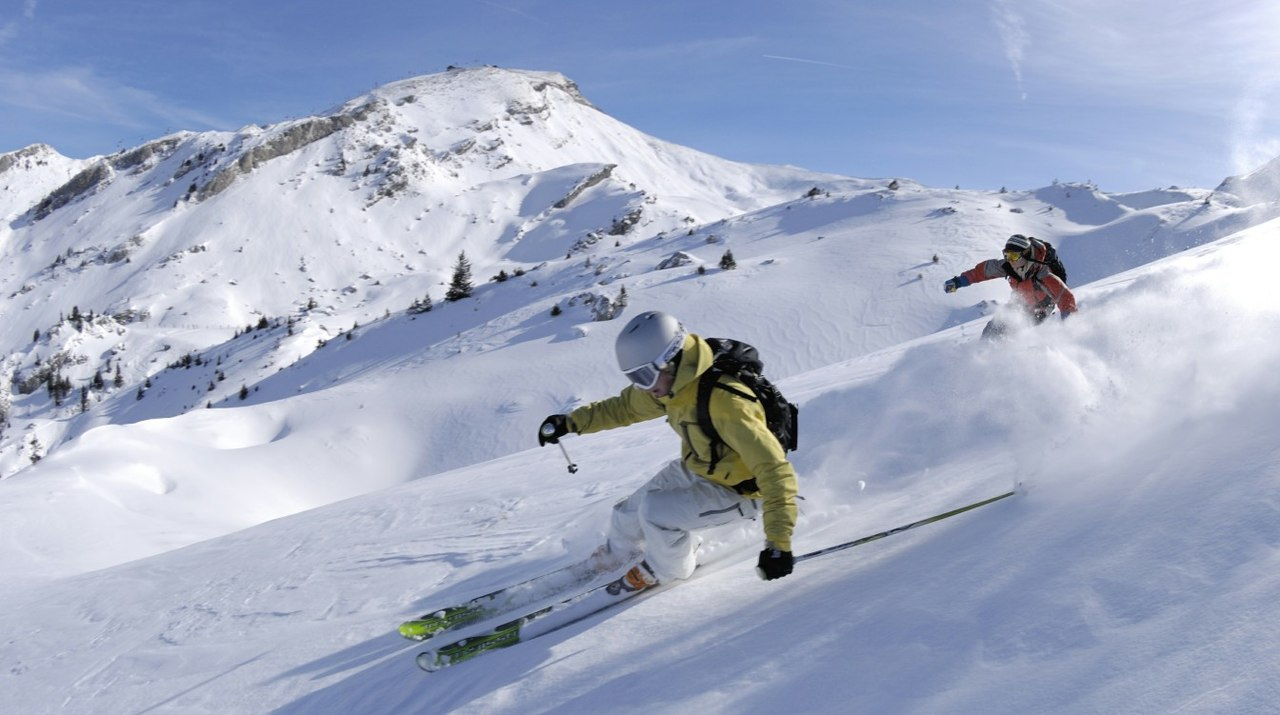
#> input picture data/img/ski.jpg, 1280 x 715 px
$ jupyter execute tp_image.ipynb   (shell and % lines are left out)
#> lines starting #> are read from the running program, lines starting #| are printed output that depends on the picture
[cell 1]
from PIL import Image
import numpy as np
import matplotlib.pyplot as plt

[cell 2]
path = "data/img/ski.jpg"
im = Image.open(path)
#> im is the input picture: PIL image 1280x715 RGB; mean R, G, B 160.5, 170.8, 195
array = np.asarray(im).astype(np.float64)
array.shape
#> Out = (715, 1280, 3)

[cell 3]
red = array[:,:,0]
red.shape
#> Out = (715, 1280)

obtenir le canal vert
Cropper l'image de n pixels
Calculer la luminance et le contraste
Afficher le negatif
Convertir l'image en N&B
Flipper l'image en horizontal ou vertical
Afficher dans matplotlib le profil horizontal puis vertical
Bonus : normaliser l'image

[cell 4]
green = array[:,:,1]
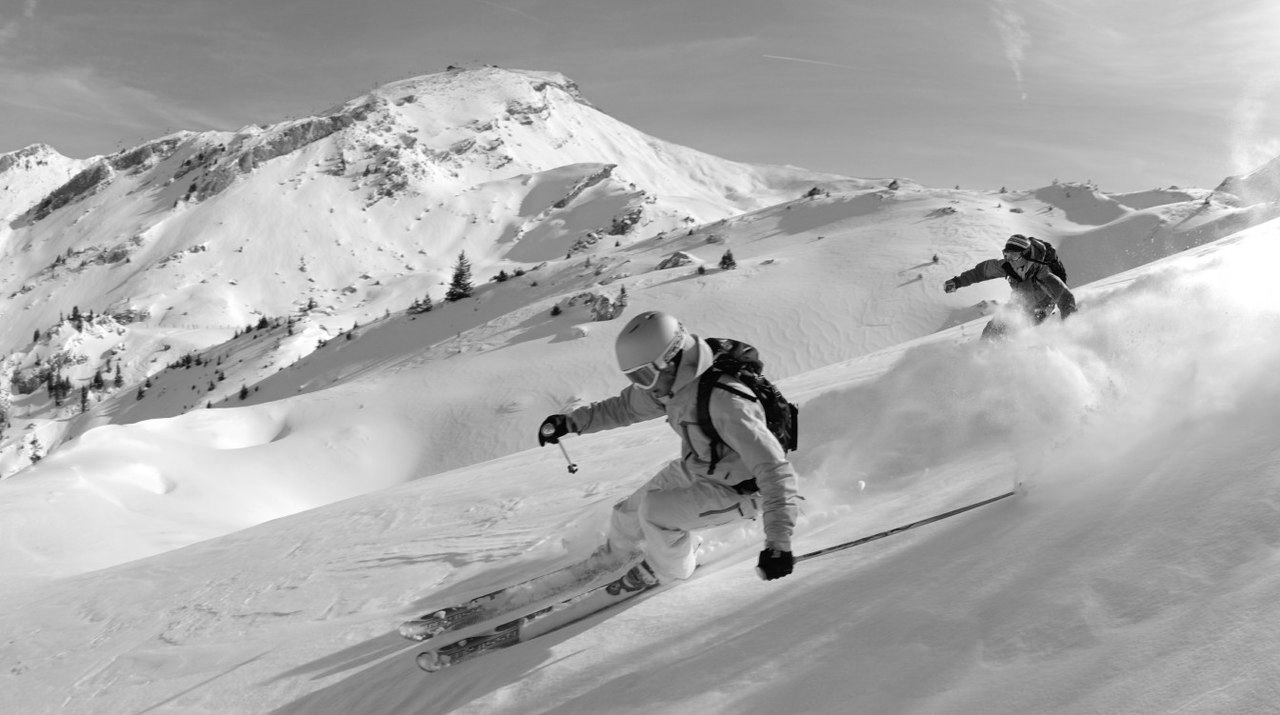
#> green: shape (715, 1280) float64; min 0, max 255, mean 170.8

[cell 5]
n = 100
cropped = array[n:-n,n:-n]
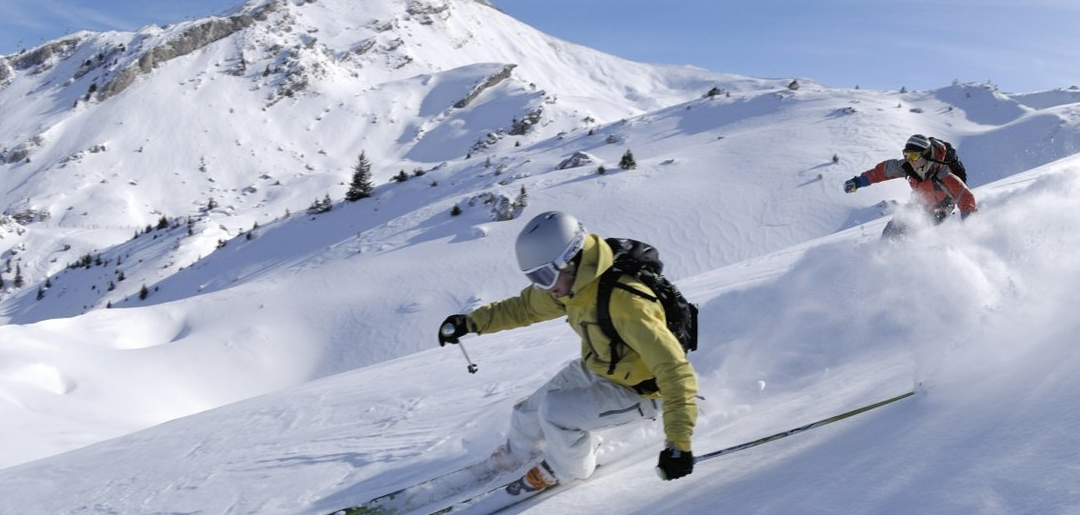
#> cropped: shape (515, 1080, 3) float64; mean R, G, B 165.9, 173.8, 193.4

[cell 6]
lum = np.mean(array)
#> lum = 175.4
contrast = np.std(array)
#> contrast = 42.76
lum, contrast
#> Out = (175.4, 42.76)

[cell 7]
negative = 255 - array
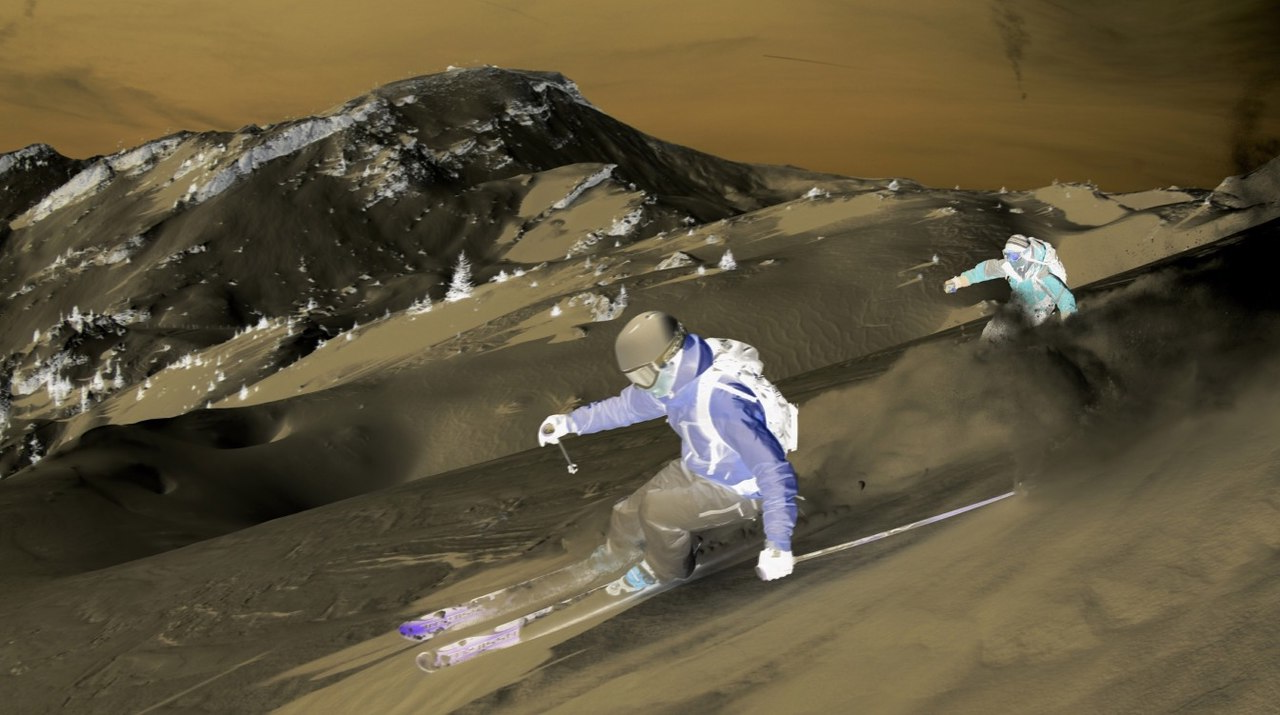
#> negative: shape (715, 1280, 3) float64; mean R, G, B 94.5, 84.2, 60

[cell 8]
bw = array.mean(axis=2)

[cell 9]
flipped = array[:, :, ::-1]

[cell 10]
profilH = array.mean(axis=0)
#> profilH = 1280 rows, first 8: [178.5, 186.7, 208.5], [179.6, 187.8, 209.4], [180.5, 188.6, 210.4], [181.3, 189.4, 211.1], [182, 190, 212], [182.1, 190.1, 211.9], [182, 190, 211.9], [182.4, 190.5, 212.3]
print(profilH.shape)
#| (1280, 3)
plt.plot(profilH[:,0])
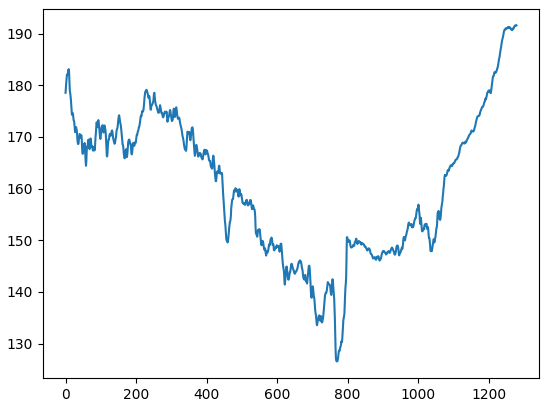
#> figure drawn by matplotlib, 1 panel; curve peaks at x = 1279, y = 191.6

[cell 11]
normalized = ((array - lum) / contrast) * (255/ 4) + 127.5
normalized = np.clip(normalized, 0, 255)
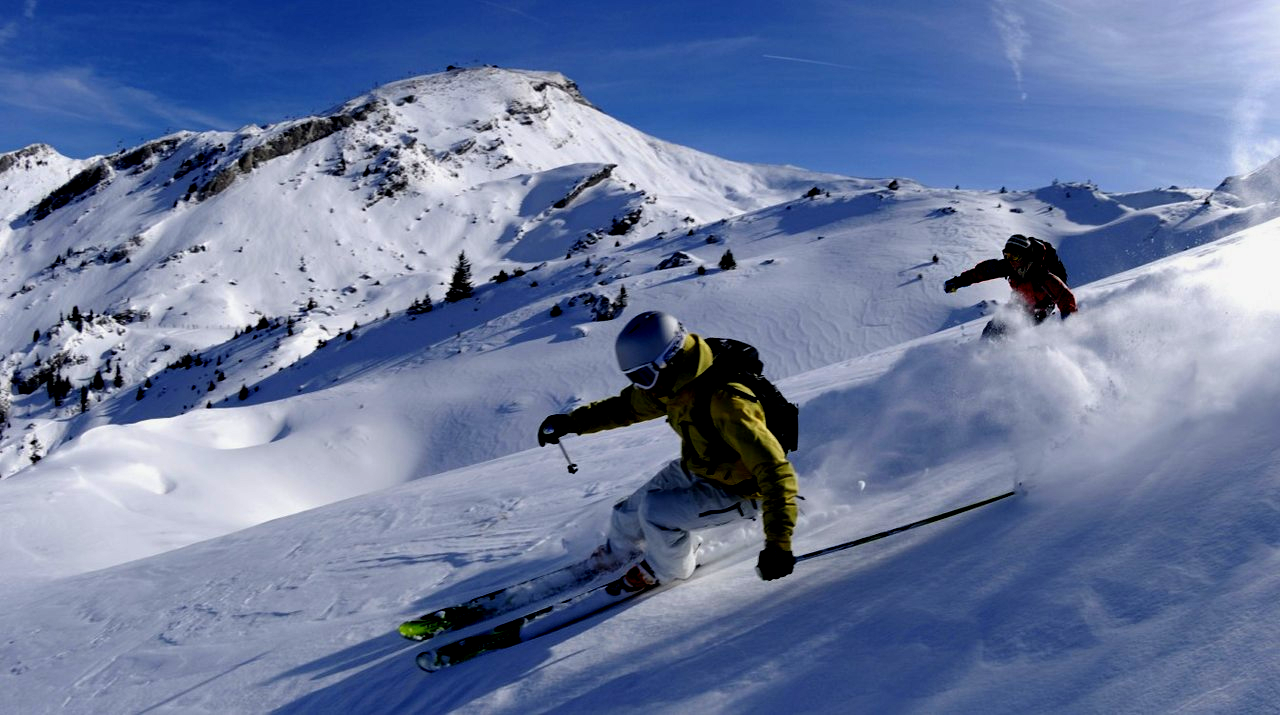
#> normalized: shape (715, 1280, 3) float64; mean R, G, B 107, 122.2, 158.7

[cell 12]
dest = Image.fromarray(normalized.astype(np.uint8)).convert("RGB")
dest.save("data/img/out.png")
dest

$ run again, with data/img/familly.jpg copied over data/img/ski.jpg
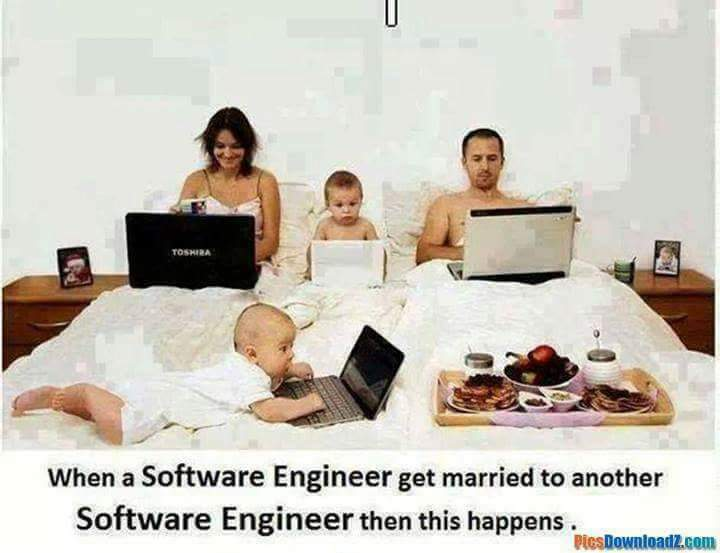
#> input picture data/img/familly.jpg, 720 x 553 px
#> im is the input picture: PIL image 720x553 RGB; mean R, G, B 203.3, 197.9, 188.3
#> lum = 196.5
#> contrast = 66.41
#> `lum, contrast`: Out = (196.5, 66.41)
#> `negative = 255 - array`:
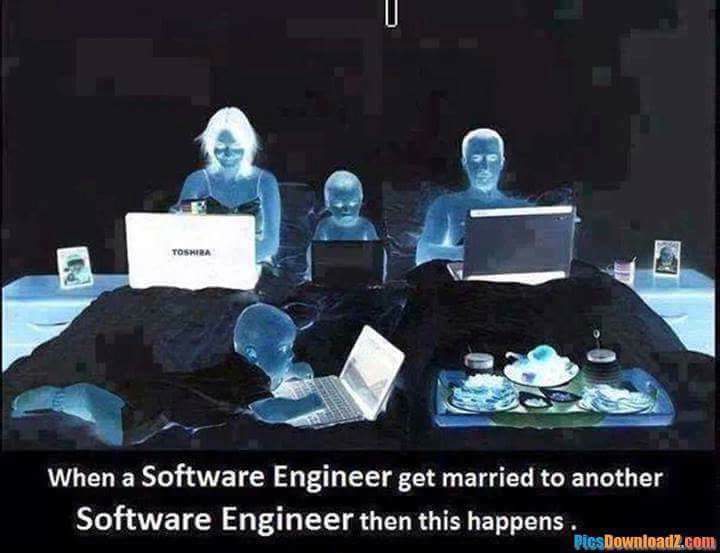
#> negative: shape (553, 720, 3) float64; mean R, G, B 51.7, 57.1, 66.7
#> profilH = 720 rows, first 8: [248.1, 249.6, 243.2], [239.7, 240.7, 233.8], [214.2, 213.7, 206.5], [196.8, 195.2, 187.8], [202.6, 199.6, 191.4], [206.5, 202.7, 194], [204.8, 200.5, 191.9], [209.3, 205.1, 196.1]
#| (720, 3)
#> `normalized = np.clip(normalized, 0, 255)`:
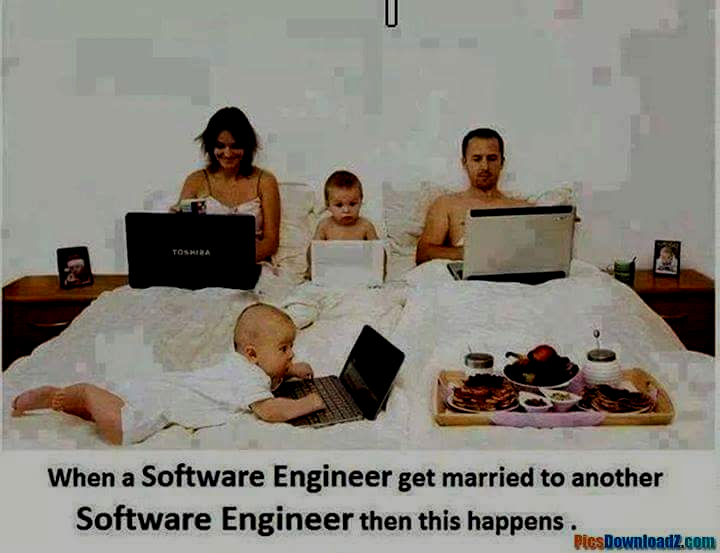
#> normalized: shape (553, 720, 3) float64; mean R, G, B 136.8, 132.6, 124.1
